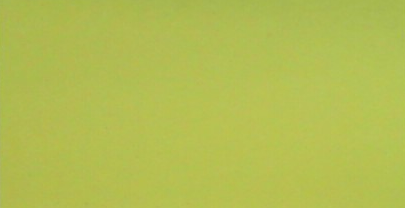
#> input picture Post_it.png, 405 x 208 px, given in place of the camera
$ python Obj_recognition.py   (older library calls are emulated)
#> lines starting #> are read from the running program, lines starting #| are printed output that depends on the picture; after the words box and inside, x2 and y2 are one past the last pixel; in counts of white or black regions, pixels touching at a corner belong together
import cv2
import numpy as np

def constrain(val, min_val, max_val):
    return min(max_val, max(min_val, val))


cap = cv2.VideoCapture(0)

while(1):
    # Take each frame
    _, frame = cap.read()
#> frame is the input picture: shape (208, 405, 3); mean B, G, R 81.6, 190.3, 179
    # Convert BGR to HSV
    hsv = cv2.cvtColor(frame, cv2.COLOR_BGR2HSV)
#> hsv: shape (208, 405, 3); mean H, S, V 33.1, 145.6, 190.3
    # define range of blue color in HSV
    lower_blue = np.array([100,50,50])
    upper_blue = np.array([140,255,255])

    lower_yellow = np.array([34,0,0])
    upper_yellow = np.array([55,255,255])


    # Threshold the HSV image to get only blue colors
    mask = cv2.inRange(hsv, lower_yellow, upper_yellow)
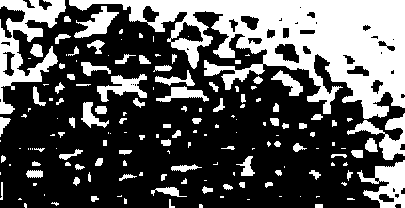
#> mask: shape (208, 405); 34.5% white; 160 white regions (75 under 20 px), largest, box (x1, y1, x2, y2) and area: (69, 0, 405, 119) 16856, (0, 0, 66, 114) 2858, (357, 160, 405, 208) 1199

    kernel = np.ones((5, 5), np.uint8)
    dilation = cv2.dilate(mask, kernel, iterations=1)
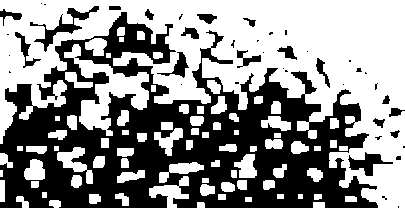
#> dilation: shape (208, 405); 56.1% white; 44 black regions (26 under 20 px)
    opening = cv2.morphologyEx(dilation, cv2.MORPH_OPEN, kernel)

    image, contours, hierarchy = cv2.findContours(opening, cv2.RETR_TREE, cv2.CHAIN_APPROX_SIMPLE)
#> contours = 128 contours, 32 with area under 20; largest, box (x1, y1, x2, y2) and area: (0, 0, 405, 208) 37156, (64, 44, 149, 136) 2365, (29, 5, 100, 53) 760, (347, 151, 394, 177) 504, (149, 176, 189, 208) 474

    #cv2.drawContours(opening, contours,-1, (140, 140, 140), 3)
    #Centroid
    cnt = contours[0]
#> cnt = [[313, 202], [313, 207], [324, 207], [324, 202]]
    M = cv2.moments(cnt)
#> M = moments, m00 55, centre m10/m00, m01/m00 = (318.5, 204.5)

    cy = constrain(int(M['m01'] / M['m00']), 0,540)
#> cy = 204
    cx = constrain(int(M['m10'] / M['m00']), 0,480 )
#> cx = 318


    'Debug opening = cv2.drawContours(opening, contours, -1, (145, 145, 130), 3)'
    # Bitwise-AND mask and original image
    'DEBUG res = cv2.bitwise_and(frame,frame, mask= mask)'
    cv2.imshow('frame',frame)
    cv2.imshow('opening',opening)


    k = cv2.waitKey(5) & 0xFF
#> (key Esc is pressed here)
    if k == 27:
        break
cv2.destroyAllWindows()
